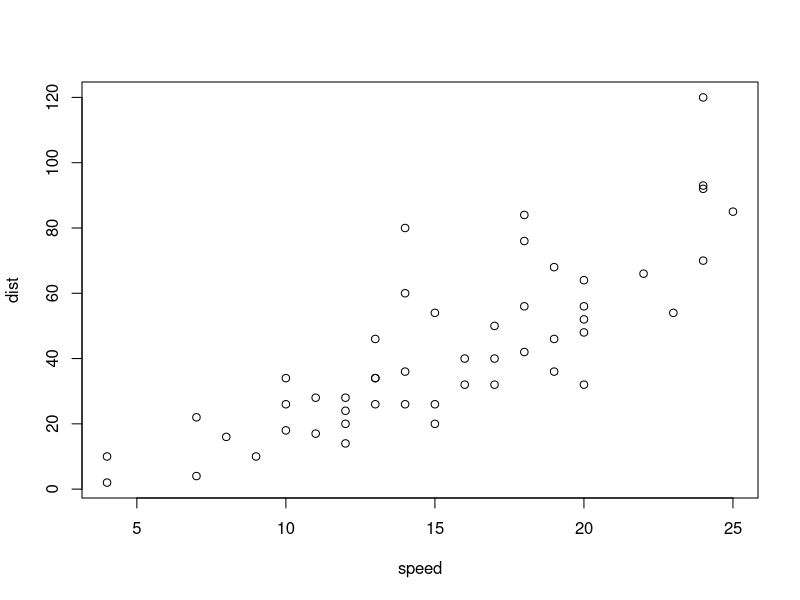
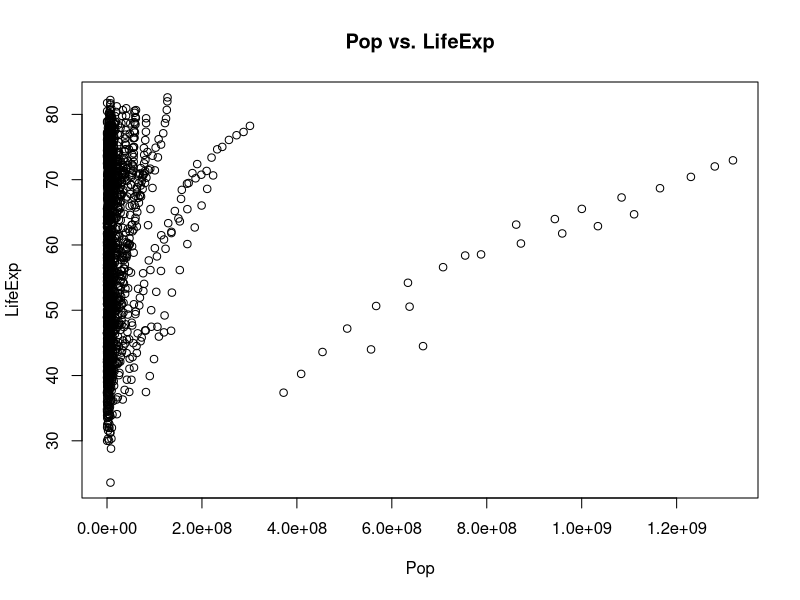
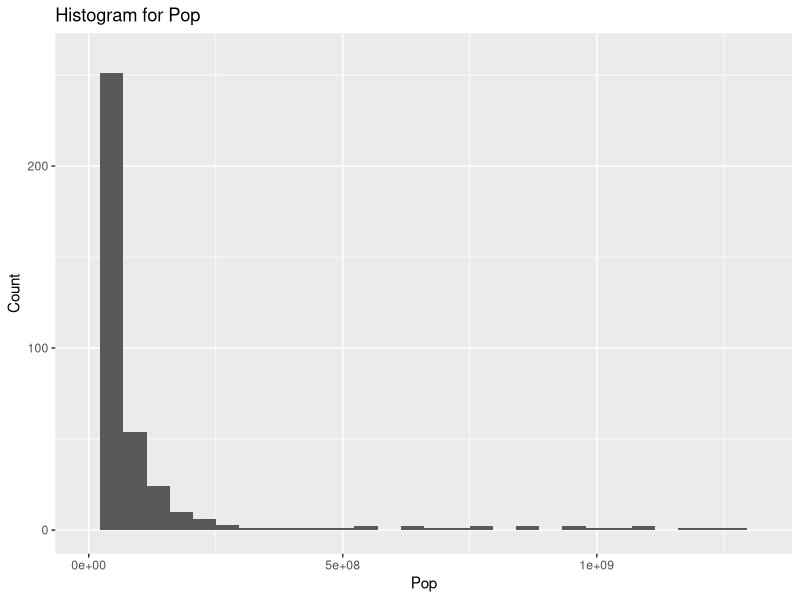

The R script that drew these images, in order:
## ---- chunk 1
plot(cars)
## ---- chunk 2
library(ggplot2)
## ---- chunk 3
data.pull <-read.csv("gapMinderDataFiveYear.csv")
## ---- chunk 4
summary(data.pull)
## ---- chunk 5
plot(data.pull[,"pop"],data.pull[,"lifeExp"], main = "Pop vs. LifeExp",xlab="Pop", ylab="LifeExp")
## ---- chunk 6
ggplot(data.pull,aes(x=data.pull[,"pop"])) +
  geom_histogram() +
  labs(title="Histogram for Pop", x="Pop", y="Count") +
  xlim(c(6.001e+04,1.319e+09)) +
  ylim(c(0,260))
